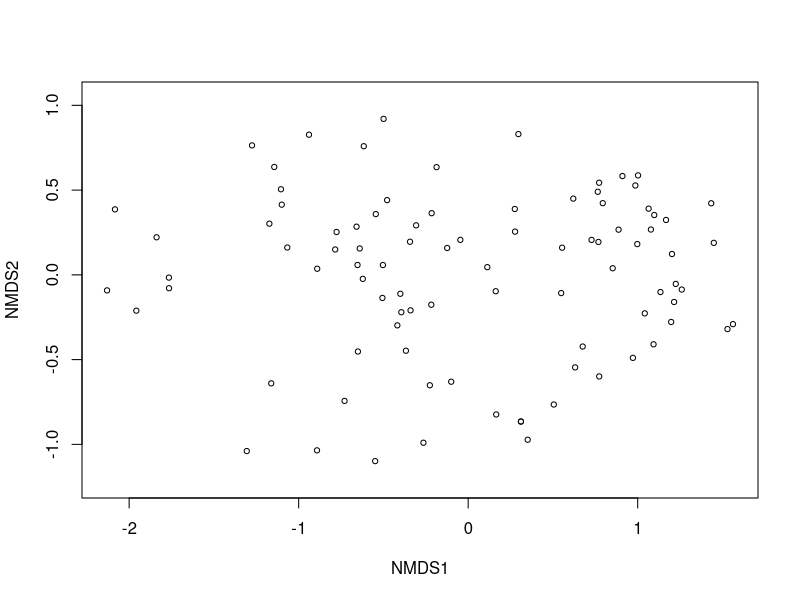
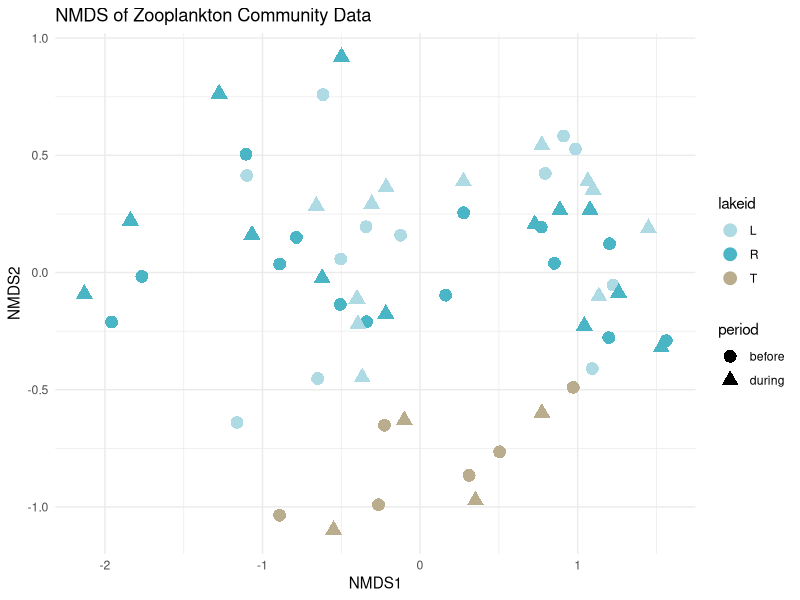

Here is the R script that generated these plots, in order:
### evaluate if zooplankton community composition changes during heatwaves

library(tidyverse)
library(vegan)

# read in the community data
zoop.community = read.csv("./formatted data/zooplankton/zooplankton community heatwaves.csv")

# remove duplicated rows
zoop.community = zoop.community %>% distinct()

zoop.community = zoop.community %>% pivot_wider(names_from = taxon_name, values_from = biomass, id_cols = c("lakeid", "year4", "daynum", "period"))


# Convert list elements to numeric, replace NULL with NA
zoop.community <- zoop.community %>% 
  mutate(across(where(is.list), ~map_dbl(.x, ~ifelse(is.null(.x), NA, .x))))

# Drop non-numeric columns (lake, year, period, daynum)
zoop_matrix <- zoop.community %>% 
  select(-lakeid, -year4, -period, -daynum) %>% 
  as.data.frame() %>% 
  as.matrix()

# Replace NAs with zeros (if appropriate for your analysis)
zoop_matrix[is.na(zoop_matrix)] <- 0

# Calculate the Distance Matrix
zoop_dist <- vegdist(zoop_matrix, method = "bray")

# Perform NMDS
zoop_nmds <- metaMDS(zoop_dist, k = 2, trymax = 100)

# Basic plot
plot(zoop_nmds)

# Enhanced plot with ggplot2
zoop_nmds_scores <- as.data.frame(scores(zoop_nmds))
zoop_nmds_scores <- cbind(zoop.community[, c("lakeid", "year4", "period", "daynum")], zoop_nmds_scores)

ggplot(zoop_nmds_scores %>% filter(period != "after"), aes(x = NMDS1, y = NMDS2, color = lakeid, shape = period)) +
  geom_point(size = 4) +
  theme_minimal() +
  labs(title = "NMDS of Zooplankton Community Data",
       x = "NMDS1",
       y = "NMDS2") +
  scale_color_manual(values = c("R" = "#4AB5C4", "L" = "#ADDAE3", "T" = "#BAAD8D")) +
  theme(legend.position = "right")
